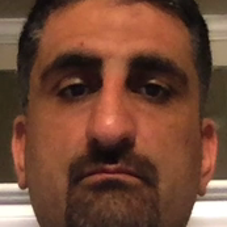
#> input picture datasets/clean_dataset/test/drowsy/A0015.png, 227 x 227 px, found by its file name; its folder holds only this picture in this run
$ jupyter execute --allow-errors feature_extraction.ipynb
#> lines starting #> are read from the running program, lines starting #| are printed output that depends on the picture
# Feature Extraction Pipeline

## MediaPipe Setup

Import MediaPipe and expose the FaceMesh module.

[cell 1]
import os

os.environ.setdefault("PROTOCOL_BUFFERS_PYTHON_IMPLEMENTATION", "python")  # mediapipe compat
os.environ.setdefault("TF_CPP_MIN_LOG_LEVEL", "2")                         # silence TF logs

import mediapipe as mp

mp_face_mesh = mp.solutions.face_mesh

print(f"mediapipe   : {mp.__version__}")
print(f"face_mesh   : {mp_face_mesh.__name__}")
print(f"FaceMesh OK : {hasattr(mp_face_mesh, 'FaceMesh')}")

## Imports & GPU Config

Numerical libraries and TensorFlow GPU memory growth.

[cell 2]
import cv2
import json
import joblib
import random
import threading

import numpy as np
import pandas as pd
import tensorflow as tf
import matplotlib.pyplot as plt

from tqdm import tqdm
from datetime import datetime
from concurrent.futures import ThreadPoolExecutor
from sklearn.preprocessing import StandardScaler
from sklearn.model_selection import train_test_split
from tensorflow.keras.models import Model
from tensorflow.keras.layers import GlobalAveragePooling2D
from tensorflow.keras.applications import MobileNetV2
from tensorflow.keras.applications.mobilenet_v2 import preprocess_input

#> (the rest of this cell did not finish here and is left out)

## Paths & Config

Dataset paths, image size, CLAHE settings, and label map.

[cell 3]
BASE_DIR   = r"C:\Users\AmrAhmed\Desktop\Level 3\Second Term\Pattern Recognition\Project\Drowsiness-Project\datasets\clean_dataset"
TRAIN_DIR  = os.path.join(BASE_DIR, "train")
TEST_DIR   = os.path.join(BASE_DIR, "test")

OUTPUT_DIR = "features_output"
os.makedirs(OUTPUT_DIR, exist_ok=True)

IMG_SIZE         = 256          # MobileNetV2 input size
BATCH_SIZE       = 32
CLAHE_CLIP_LIMIT = 2.0
CLAHE_TILE_GRID  = (8, 8)
EYE_CROP_PADDING = 20           # px around eye landmarks
BRIGHTNESS_RANGE = (20, 250)    # reject too dark/bright frames

LABEL_MAP = {
    "drowsy": 0,
    "non_drowsy": 1
}

print("Config ready.")
print(f"Train dir : {TRAIN_DIR}")
print(f"Test dir  : {TEST_DIR}")
print(f"Output dir: {OUTPUT_DIR}")

## Eye Landmark Indices

FaceMesh point indices for eye crops and EAR computation.

[cell 4]
LEFT_EYE_CROP  = [362, 382, 381, 380, 374, 373, 390,
                   249, 263, 466, 388, 387, 386, 385, 384, 398]
RIGHT_EYE_CROP = [33,  7,  163, 144, 145, 153, 154,
                  155, 133, 173, 157, 158, 159, 160, 161, 246]

LEFT_EYE_EAR  = [362, 385, 387, 263, 373, 380]
RIGHT_EYE_EAR = [33,  160, 158, 133, 153, 144]

print("Landmark indices set.")

## Image Preprocessing

Brightness gating, bilateral denoise, and CLAHE on the L-channel.

[cell 5]
def preprocess_image(image_bgr):
    gray = cv2.cvtColor(image_bgr, cv2.COLOR_BGR2GRAY)
    if not (BRIGHTNESS_RANGE[0] < gray.mean() < BRIGHTNESS_RANGE[1]):
        return None     # skip too dark/bright frames

    denoised = cv2.bilateralFilter(image_bgr, d=5, sigmaColor=35, sigmaSpace=35)  # edge-preserving smooth

    clahe = cv2.createCLAHE(clipLimit=CLAHE_CLIP_LIMIT,
                              tileGridSize=CLAHE_TILE_GRID)
    lab = cv2.cvtColor(denoised, cv2.COLOR_BGR2LAB)
    l, a, b = cv2.split(lab)
    enhanced = cv2.cvtColor(cv2.merge([clahe.apply(l), a, b]),   # CLAHE on L only
                             cv2.COLOR_LAB2BGR)

    enhanced = cv2.normalize(enhanced, np.zeros_like(enhanced),
                              alpha=0, beta=255, norm_type=cv2.NORM_MINMAX)
    return enhanced

print("preprocess_image defined.")

## Image Augmentation

Random flip, brightness, blur, and rotation for training images.

[cell 6]
def augment_image(image):
    img = image.copy()

    if random.random() < 0.5:                # horizontal flip
        img = cv2.flip(img, 1)

    if random.random() < 0.5:                # brightness / contrast jitter
        img = cv2.convertScaleAbs(img,
                                   alpha=random.uniform(0.8, 1.2),
                                   beta=random.randint(-20, 20))

    if random.random() < 0.3:                # mild blur
        img = cv2.GaussianBlur(img, (3, 3), 0)

    if random.random() < 0.4:                # small rotation
        h, w = img.shape[:2]
        M = cv2.getRotationMatrix2D((w // 2, h // 2),
                                     random.uniform(-10, 10), 1.0)
        img = cv2.warpAffine(img, M, (w, h))

    return img

print("augment_image defined.")

## EAR & Eye Crop

Compute eye aspect ratio and crop the eye region from a frame.

[cell 7]
# [45 lines left out: functions compute_ear, extract_eye_features, not called in this run]

print("compute_ear + extract_eye_features defined.")

## MobileNetV2 Backbone

Load frozen MobileNetV2 and add global average pooling.

#> (a cell that did not finish here is left out)

## Build DataFrames

Scan the dataset folders into train and test DataFrames.

[cell 9]
def build_df_from_dir(root_dir, split_name):
    rows = []

    for label in ["drowsy", "non_drowsy"]:
        label_dir = os.path.join(root_dir, label)

        if not os.path.exists(label_dir):
            print(f"Missing folder: {label_dir}")
            continue

        for img_name in os.listdir(label_dir):
            img_path = os.path.join(label_dir, img_name)

            if os.path.isfile(img_path):
                rows.append({
                    "path": img_path,
                    "label": label,
                    "split": split_name
                })

    return pd.DataFrame(rows, columns=["path", "label", "split"])

train_df = build_df_from_dir(TRAIN_DIR, "train")
test_df  = build_df_from_dir(TEST_DIR, "test")

df = pd.concat([train_df, test_df], ignore_index=True)

print(f"Train samples: {len(train_df)}")
print(f"Test samples : {len(test_df)}")
print(f"Total samples: {len(df)}")

if len(df) > 0:
    print("\nLabel distribution:")
    print(df["label"].value_counts())

    print(
        f"\nClass ratio: "
        f"{df['label'].value_counts().max() / df['label'].value_counts().min():.2f}"
    )
else:
    print("Dataset is empty. Check the paths.")

## Threaded Extraction

CPU-parallel preprocessing piped into batched GPU inference.

[cell 10]
_thread_local = threading.local()    # one FaceMesh per worker thread

def _get_face_mesh():
    fm = getattr(_thread_local, "fm", None)
    if fm is None:
        fm = mp_face_mesh.FaceMesh(
            static_image_mode=True,
            max_num_faces=1,
            refine_landmarks=False,
            min_detection_confidence=0.5,
        )
        _thread_local.fm = fm
    return fm


def _process_one(row, is_train):
    image = cv2.imread(row["path"])
    if image is None:
        return None

    processed = preprocess_image(image)
    if processed is None:
        return None

    if is_train:
        processed = augment_image(processed)   # train-only augmentation

    result = extract_eye_features(processed, _get_face_mesh())
    if result is None:
        return None

    crop, ear, ear_diff = result
    return crop, ear, ear_diff, LABEL_MAP[row["label"]]


def process_split(
    split_df,
    is_train,
    num_workers=None,
    gpu_batch=128,
    chunk_size=1024,
):
#> called with is_train = True, num_workers = 2, gpu_batch = 128, chunk_size = 1024
    split_name = "Train" if is_train else "Test"

    if split_df is None or len(split_df) == 0:
        print(f"{split_name}: empty dataframe.")
        return np.empty((0, 0), dtype=np.float32), np.empty((0,), dtype=np.int32), 0

    if num_workers is None:
        num_workers = max(2, (os.cpu_count() or 4) - 1)

    rows = split_df.to_dict("records")
    skipped = 0
    feat_chunks, all_ears, all_diffs, all_labels = [], [], [], []

    with ThreadPoolExecutor(max_workers=num_workers) as ex:    # parallel CPU work
        pbar = tqdm(total=len(rows), desc=f"{split_name} (CPU x{num_workers} + GPU)")

        for start in range(0, len(rows), chunk_size):
            chunk = rows[start:start + chunk_size]
            futures = [ex.submit(_process_one, r, is_train) for r in chunk]

            crops, ears, ear_diffs, labels = [], [], [], []
            for f in futures:
                r = f.result()
                pbar.update(1)
                if r is None:
                    skipped += 1
                    continue
                c, e, d, l = r
                crops.append(c)
                ears.append(e)
                ear_diffs.append(d)
                labels.append(l)

            if not crops:
                continue

            batch = preprocess_input(np.asarray(crops, dtype=np.float32))
            feats = feature_extractor.predict(batch, batch_size=gpu_batch, verbose=0)   # GPU pass

            feat_chunks.append(feats.astype(np.float32, copy=False))
            all_ears.extend(ears)
            all_diffs.extend(ear_diffs)
            all_labels.extend(labels)
#> this loop made 1 pass
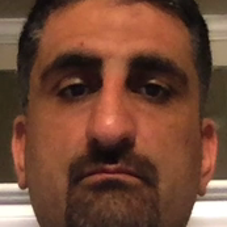
#> input picture datasets/clean_dataset/test/drowsy/A0015.png, 227 x 227 px, found by its file name
#> pass 1, in preprocess_image, `gray = cv2.cvtColor(image_bgr, cv2.COLOR_BGR2GRAY)`:
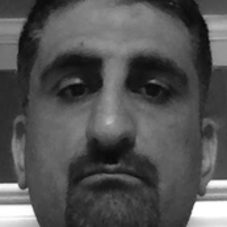
#> gray: shape (227, 227); min 6, max 255, mean 82.9

        pbar.close()

    if not feat_chunks:
        print(f"{split_name}: no valid crops found.")
        return np.empty((0, 0), dtype=np.float32), np.empty((0,), dtype=np.int32), skipped

    deep_features = np.concatenate(feat_chunks, axis=0)
    X = np.concatenate([
        deep_features,
        np.array(all_ears,  dtype=np.float32).reshape(-1, 1),
        np.array(all_diffs, dtype=np.float32).reshape(-1, 1),
    ], axis=1)     # final feature matrix
    y = np.array(all_labels, dtype=np.int32)
    return X, y, skipped


print("process_split defined (CPU thread-pool + GPU streaming).")

## Run Extraction

Process the train and test splits into feature matrices.

[cell 11]
NUM_WORKERS = max(2, (os.cpu_count() or 4) - 1)
GPU_BATCH   = 128
CHUNK_SIZE  = 1024

#> (the rest of this cell did not finish here and is left out)

## Normalize Features

Fit a StandardScaler on train and transform both splits.

[cell 12]
scaler  = StandardScaler()
#> (the rest of this cell did not finish here and is left out)

## Save Artifacts

Persist features, labels, scaler, label map, and metadata.

#> (a cell that did not finish here is left out)

## Pipeline Preview

Visualize the four pipeline stages on a single sample image.

[cell 14]
sample    = cv2.imread(train_df.iloc[0]["path"])
#> sample is the input picture: shape (227, 227, 3); mean B, G, R 54, 72.6, 113.9
processed = preprocess_image(sample)
#> in preprocess_image (call 2), `l, a, b = cv2.split(lab)`:
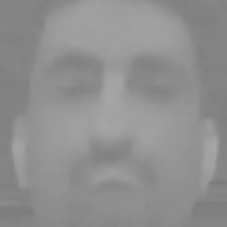
#> a: shape (227, 227); min 124, max 166, mean 143.3
#> in preprocess_image (call 2), `enhanced = cv2.cvtColor(cv2.merge([clahe.apply(l), a, b]),`:
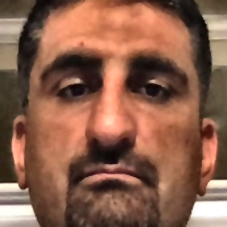
#> enhanced: shape (227, 227, 3); mean B, G, R 75.2, 95, 138.5
augmented = augment_image(processed) if processed is not None else None
#> in augment_image (call 2), `img = cv2.flip(img, 1)`:
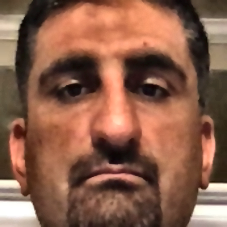
#> img: shape (227, 227, 3); mean B, G, R 74.2, 94.2, 138.1
